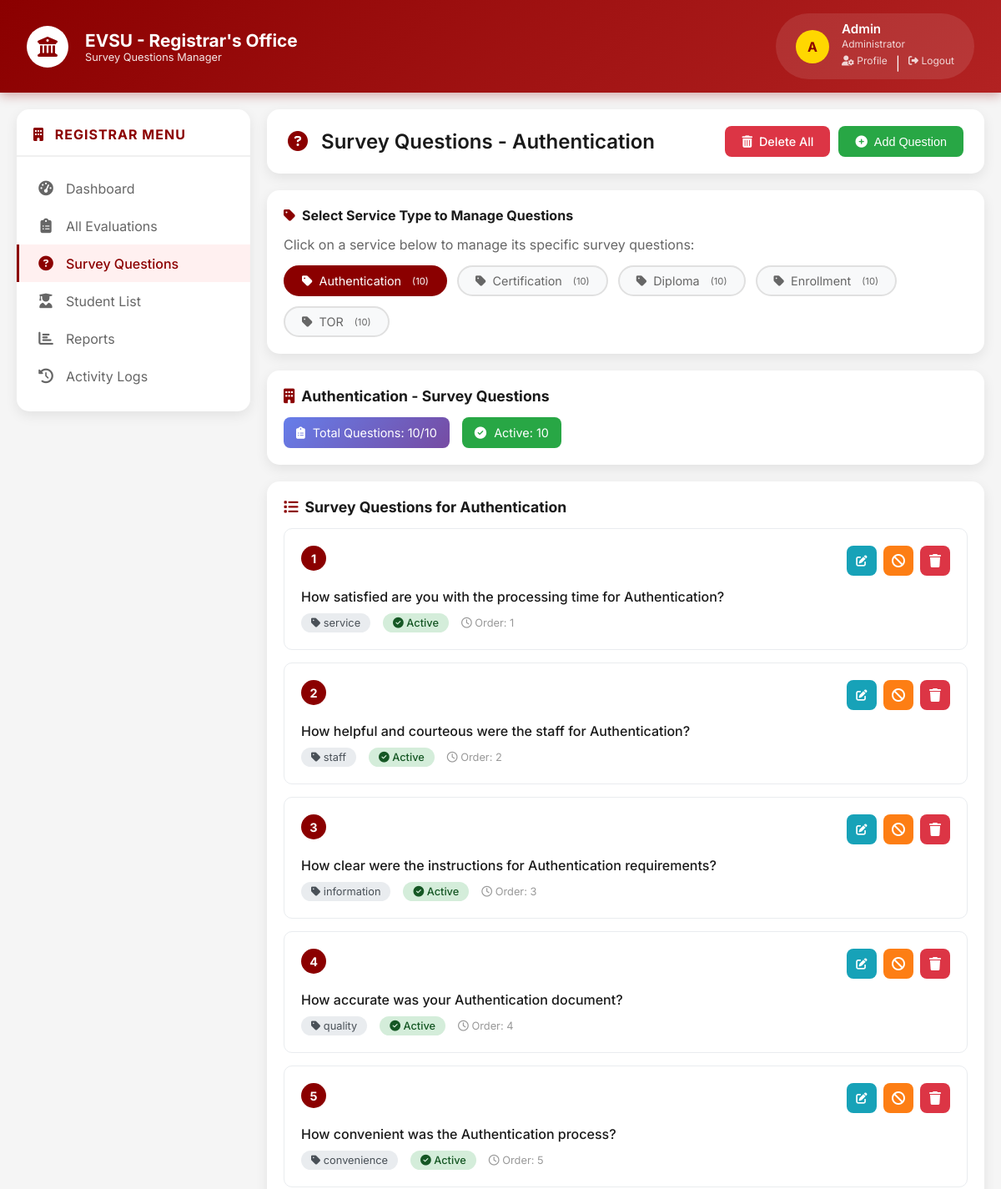
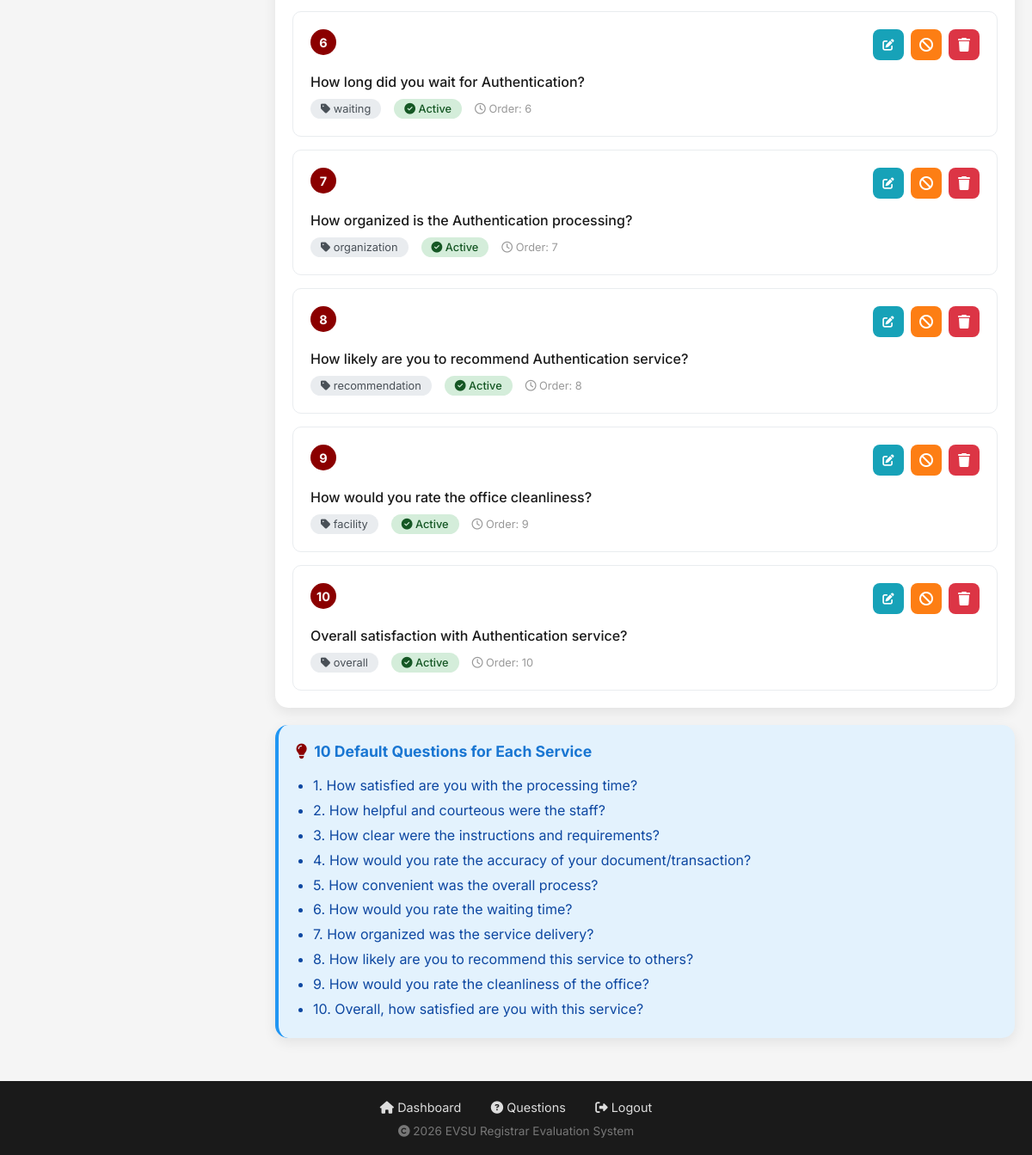
The page /admin/questions.php?service_id=5 on the database its author committed (2 pictures, top to bottom).
### tables this page shows
CREATE TABLE `service_types` (
  `id` int(11) NOT NULL,
  `name` varchar(50) NOT NULL,
  `description` text DEFAULT NULL,
  `is_active` tinyint(1) DEFAULT 1
);

CREATE TABLE `survey_questions` (
  `id` int(11) NOT NULL,
  `office_id` int(11) NOT NULL,
  `service_type_id` int(11) DEFAULT NULL,
  `question_text` text NOT NULL,
  `question_type` enum('rating','text','yesno','multiple') DEFAULT 'rating',
  `category` varchar(50) DEFAULT NULL,
  `display_order` int(11) DEFAULT 0,
  `is_active` tinyint(1) DEFAULT 1,
  `created_at` timestamp NOT NULL DEFAULT current_timestamp()
);

### includes/functions.php (called while the page is built, shortened)
<?php
require_once 'config.php';
class Functions {
    private $conn;
    public function __construct() {
        global $conn;
        $this->conn = $conn;
    }
    public function getUserById($id) {
        $stmt = $this->conn->prepare("SELECT id, username, email, role, student_id, fullname, profile_picture, is_active, created_at, last_login FROM users WHERE id = ?");
        $stmt->bind_param("i", $id);
        $stmt->execute();
        $result = $stmt->get_result();
        return $result->fetch_assoc();
    }
}
?>

### admin/questions.php (the view, shortened to what this page needs)
<?php
require_once '../includes/functions.php';
$functions = new Functions();
$user_id = $_SESSION['user_id'];
$user = $functions->getUserById($user_id);
$conn = getDB();
$services = [];
$result = $conn->query("SELECT * FROM service_types WHERE is_active = 1 ORDER BY name");
if ($result) {
    while ($row = $result->fetch_assoc()) {
        $services[$row['id']] = $row;
    }
}
$selected_service_id = isset($_GET['service_id']) ? (int)$_GET['service_id'] : 0;
$sql = "SELECT * FROM survey_questions WHERE office_id = 20 AND service_type_id = ? ORDER BY display_order, id";
$stmt = $conn->prepare($sql);
$stmt->bind_param("i", $selected_service_id);
$stmt->execute();
$questions = $stmt->get_result()->fetch_all(MYSQLI_ASSOC);
?>
<!DOCTYPE html>
<html lang="en">
<head>
    <link rel="stylesheet" href="https://cdnjs.cloudflare.com/ajax/libs/font-awesome/6.4.0/css/all.min.css">
</head>
<body>
    <header class="evsu-header">
        <div class="header-container">
            <div class="logo-section">
                <div class="evsu-logo">
                    <i class="fas fa-university"></i>
                </div>
                <div class="title-section">
                    <h1>EVSU - Registrar's Office</h1>
                    <div class="subtitle">Survey Questions Manager</div>
                </div>
            </div>
            <div class="user-info">
                <div class="user-avatar">
                    <?php echo strtoupper(substr($user['fullname'] ?? 'A', 0, 1)); ?>
                </div>
                <div class="user-details">
                    <div class="user-name">
                        <?php echo htmlspecialchars($user['fullname'] ?? $user['username'] ?? 'Admin'); ?>
                    </div>
                    <div class="user-role">Administrator</div>
                    <div class="user-actions">
                        <a href="profile.php"><i class="fas fa-user-cog"></i> Profile</a>
                        <span>|</span>
                        <a href="../logout.php" onclick="return confirm('Logout?');"><i class="fas fa-sign-out-alt"></i> Logout</a>
                    </div>
                </div>
            </div>
        </div>
    </header>
    <div class="main-container">
        <aside class="sidebar">
            <div class="sidebar-header">
                <h3><i class="fas fa-regular fa-building"></i> REGISTRAR MENU</h3>
            </div>
            <a href="index.php" class="nav-item">
                <span class="nav-icon"><i class="fas fa-tachometer-alt"></i></span>
                <span>Dashboard</span>
            </a>
            <a href="evaluations.php" class="nav-item">
                <span class="nav-icon"><i class="fas fa-clipboard-list"></i></span>
                <span>All Evaluations</span>
            </a>
            <a href="questions.php" class="nav-item active">
                <span class="nav-icon"><i class="fas fa-question-circle"></i></span>
                <span>Survey Questions</span>
            </a>
            <a href="students.php" class="nav-item">
                <span class="nav-icon"><i class="fas fa-user-graduate"></i></span>
                <span>Student List</span>
            </a>
            <a href="report.php" class="nav-item">
                <span class="nav-icon"><i class="fas fa-chart-bar"></i></span>
                <span>Reports</span>
            </a>
            <a href="logs.php" class="nav-item">
                <span class="nav-icon"><i class="fas fa-history"></i></span>
                <span>Activity Logs</span>
            </a>
        </aside>
        <main class="content">
            <div class="content-header">
                <h2>
                    <i class="fas fa-question-circle"></i>
                    Survey Questions - <?php echo htmlspecialchars($services[$selected_service_id]['name'] ?? 'Service'); ?>
                </h2>
                <div class="header-actions">
                    <?php if (count($questions) > 0): ?>
                        <a href="?delete_all=1&service_id=<?php echo $selected_service_id; ?>" class="btn btn-danger" onclick="return confirm('Delete ALL questions for this service? This cannot be undone!')">
                            <i class="fas fa-trash-alt"></i> Delete All
                        </a>
                    <?php endif; ?>
                    <button class="btn btn-success" onclick="showAddModal()">
                        <i class="fas fa-plus-circle"></i> Add Question
                    </button>
                </div>
            </div>
            <div class="service-selector">
                <h3>
                    <i class="fas fa-tag"></i>
                    Select Service Type to Manage Questions
                </h3>
                <p style="color: #666; margin-bottom: 15px;">Click on a service below to manage its specific survey questions:</p>
                <div class="service-buttons">
                    <?php foreach ($services as $service): ?>
                        <a href="?service_id=<?php echo $service['id']; ?>" class="service-btn <?php echo $selected_service_id == $service['id'] ? 'active' : ''; ?>">
                            <i class="fas fa-tag"></i> <?php echo htmlspecialchars($service['name']); ?>
                            <?php
                                $count = $conn->query("SELECT COUNT(*) as c FROM survey_questions WHERE service_type_id = {$service['id']}")->fetch_assoc()['c'];
                                echo "<span style='margin-left: 5px; font-size: 0.7rem;'>($count)</span>";
                            ?>
                        </a>
                    <?php endforeach; ?>
                </div>
            </div>
            <div class="info-card">
                <h3>
                    <i class="fas fa-building"></i>
                    <?php echo htmlspecialchars($services[$selected_service_id]['name'] ?? 'Service'); ?> - Survey Questions
                </h3>
                <div style="display: flex; gap: 15px; align-items: center; flex-wrap: wrap;">
                    <span class="registrar-badge">
                        <i class="fas fa-clipboard-list"></i> Total Questions: <?php echo count($questions); ?>/10
                    </span>
                    <span class="registrar-badge" style="background: var(--success-green);">
                        <i class="fas fa-check-circle"></i> Active: <?php echo count(array_filter($questions, function($q) { return $q['is_active'] == 1; })); ?>
                    </span>
                </div>
            </div>
            <div class="info-card">
                <h3>
                    <i class="fas fa-list"></i>
                    Survey Questions for <?php echo htmlspecialchars($services[$selected_service_id]['name'] ?? 'Service'); ?>
                </h3>
                <?php if (empty($questions)): ?>
                    <div style="text-align: center; padding: 50px 20px; color: #999;">
                        <i class="fas fa-question-circle" style="font-size: 3rem; margin-bottom: 15px; opacity: 0.3;"></i>
                        <p>No questions yet for <?php echo htmlspecialchars($services[$selected_service_id]['name'] ?? 'this service'); ?>.</p>
                        <p style="margin-top: 10px;">Click <strong>"Add 10 Default Questions"</strong> to add the default set of 10 questions, or add them one by one.</p>
                    </div>
                <?php else: ?>
                    <div class="questions-grid">
                        <?php foreach ($questions as $q): ?>
                            <div class="question-item <?php echo $q['is_active'] ? '' : 'inactive'; ?>">
                                <div class="question-header">
                                    <span class="question-order"><?php echo $q['display_order'] ?? $q['id']; ?></span>
                                    <div class="question-actions">
                                        <button class="action-btn edit" onclick='showEditModal(<?php echo json_encode($q); ?>)'>
                                            <i class="fas fa-edit"></i>
                                        </button>
                                        <a href="?toggle=1&id=<?php echo $q['id']; ?>&service_id=<?php echo $selected_service_id; ?>" class="action-btn toggle" onclick="return confirm('Toggle question status?')">
                                            <i class="fas fa-<?php echo $q['is_active'] ? 'ban' : 'check'; ?>"></i>
                                        </a>
                                        <a href="?delete=1&id=<?php echo $q['id']; ?>&service_id=<?php echo $selected_service_id; ?>" class="action-btn delete" onclick="return confirm('Delete this question?')">
                                            <i class="fas fa-trash"></i>
                                        </a>
                                    </div>
                                </div>
                                <div class="question-text">
                                    <?php echo htmlspecialchars($q['question_text']); ?>
                                </div>
                                <div class="question-meta">
                                    <span class="category-badge">
                                        <i class="fas fa-tag"></i> <?php echo htmlspecialchars($q['category'] ?? 'General'); ?>
                                    </span>
                                    <span class="status-badge <?php echo $q['is_active'] ? 'status-active' : 'status-inactive'; ?>">
                                        <i class="fas fa-<?php echo $q['is_active'] ? 'check-circle' : 'minus-circle'; ?>"></i>
                                        <?php echo $q['is_active'] ? 'Active' : 'Inactive'; ?>
                                    </span>
                                    <span style="color: #999; font-size: 0.8rem;">
                                        <i class="far fa-clock"></i>
                                        Order: <?php echo $q['display_order'] ?? 'N/A'; ?>
                                    </span>
                                </div>
                            </div>
                        <?php endforeach; ?>
                    </div>
                <?php endif; ?>
            </div>
            <div class="info-card" style="background: #e3f2fd; border-left: 4px solid #2196f3;">
                <h3 style="color: #1976d2;">
                    <i class="fas fa-lightbulb"></i>
                    10 Default Questions for Each Service
                </h3>
                <ul style="margin-left: 20px; color: #0d47a1; line-height: 1.8;">
                    <li>1. How satisfied are you with the processing time?</li>
                    <li>2. How helpful and courteous were the staff?</li>
                    <li>3. How clear were the instructions and requirements?</li>
                    <li>4. How would you rate the accuracy of your document/transaction?</li>
                    <li>5. How convenient was the overall process?</li>
                    <li>6. How would you rate the waiting time?</li>
                    <li>7. How organized was the service delivery?</li>
                    <li>8. How likely are you to recommend this service to others?</li>
                    <li>9. How would you rate the cleanliness of the office?</li>
                    <li>10. Overall, how satisfied are you with this service?</li>
                </ul>
            </div>
        </main>
    </div>
    <footer class="footer">
        <div>
            <a href="index.php"><i class="fas fa-home"></i> Dashboard</a>
            <a href="questions.php"><i class="fas fa-question-circle"></i> Questions</a>
            <a href="../logout.php" onclick="return confirm('Logout?');">
                <i class="fas fa-sign-out-alt"></i> Logout
            </a>
        </div>
        <div class="copyright">
            <i class="fas fa-copyright"></i> <?php echo date('Y'); ?> EVSU Registrar Evaluation System
        </div>
    </footer>
</body>
</html>

### rows shown on the page
service_types: name "Authentication", count "10"
service_types: name "Certification", count "10"
service_types: name "Diploma", count "10"
service_types: name "Enrollment", count "10"
service_types: name "TOR", count "10"
survey_questions: display_order "1", is_active 1 (drawn), question_text "How satisfied are you with the processing time for Authentication?", category "service"
survey_questions: display_order "2", is_active 1 (drawn), question_text "How helpful and courteous were the staff for Authentication?", category "staff"
survey_questions: display_order "3", is_active 1 (drawn), question_text "How clear were the instructions for Authentication requirements?", category "information"
survey_questions: display_order "4", is_active 1 (drawn), question_text "How accurate was your Authentication document?", category "quality"
survey_questions: display_order "5", is_active 1 (drawn), question_text "How convenient was the Authentication process?", category "convenience"
survey_questions: display_order "6", is_active 1 (drawn), question_text "How long did you wait for Authentication?", category "waiting"
survey_questions: display_order "7", is_active 1 (drawn), question_text "How organized is the Authentication processing?", category "organization"
survey_questions: display_order "8", is_active 1 (drawn), question_text "How likely are you to recommend Authentication service?", category "recommendation"
survey_questions: display_order "9", is_active 1 (drawn), question_text "How would you rate the office cleanliness?", category "facility"
survey_questions: display_order "10", is_active 1 (drawn), question_text "Overall satisfaction with Authentication service?", category "overall"

### other values the page prints
substr($user['fullname'] ?? 'A', 0, 1) "A"
$user['fullname'] "Admin"
count($questions) "10"
